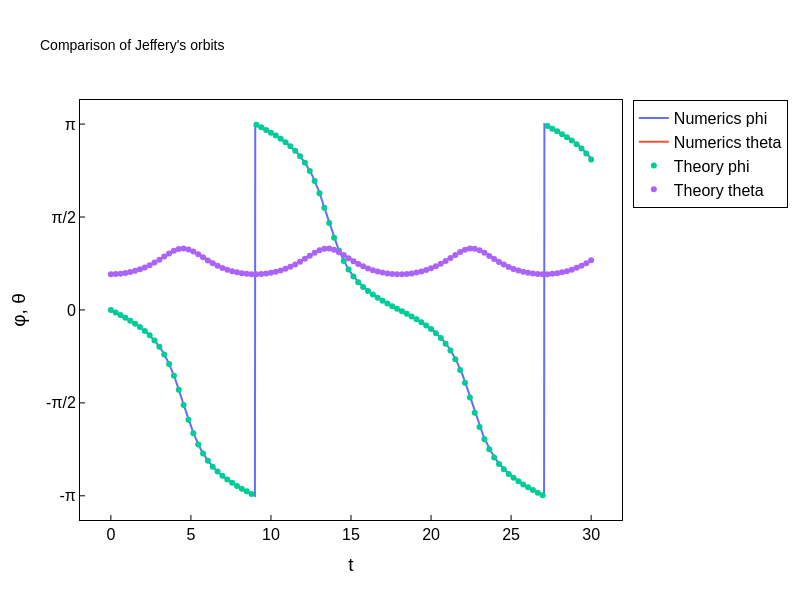

Notebook source saved alongside this figure:
### Markdown cell above
### Figure

### Code cell
fig.show()
